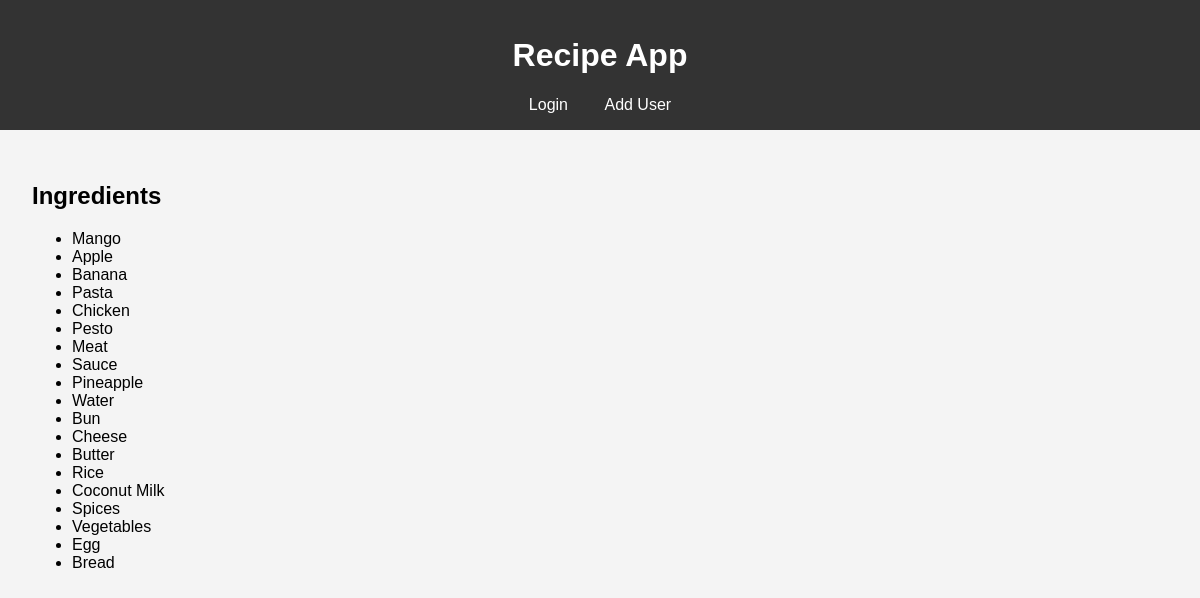
/ingredients, run on the app's committed database.
### models.py (models this page shows, shortened)
class Ingredient(db.Model):
    name = db.Column(db.String(100), primary_key=True, nullable=False)
    recipes = db.relationship('RecipeIngredient', backref='ingredient', lazy=True)

### app.py (the view)
@app.route('/ingredients')
def ingredients():
    ingredients = Ingredient.query.all()
    return render_template('ingredients.html', ingredients=ingredients)

### app.py (called while the page is built)
def export_db():
    data = {
        'users': [user.__dict__ for user in User.query.all()],
        'recipes': [recipe.__dict__ for recipe in Recipe.query.all()],
        'ingredients': [ingredient.__dict__ for ingredient in Ingredient.query.all()],
        'recipe_ingredients': [ri.__dict__ for ri in RecipeIngredient.query.all()],
        'favourites': [f.__dict__ for f in Favourite.query.all()],
        'ratings': [r.__dict__ for r in Rating.query.all()]
    }
    for table in data.values():
        for entry in table:
            entry.pop('_sa_instance_state', None)
    with open('db_export.json', 'w') as f:
        json.dump(data, f)

@app.teardown_appcontext
def shutdown_session(exception=None):
    export_db()

### templates/ingredients.html
{% extends 'base.html' %}
{% block content %}
    <h2>Ingredients</h2>
    <ul>
        {% for ingredient in ingredients %}
            <li>{{ ingredient.name }}</li>
        {% endfor %}
    </ul>
{% endblock %}

### templates/base.html (shortened to what this page needs)
<!DOCTYPE html>
<html lang="en">
<head>
    <link rel="stylesheet" href="{{ url_for('static', filename='styles.css') }}">
</head>
<body>
    <header>
        <h1>Recipe App</h1>
        <nav>
            <a href="{{ url_for('login') }}">Login</a>
            <a href="{{ url_for('add_user') }}">Add User</a>
        </nav>
    </header>
    <main>
        {% block content %}{% endblock %}
    </main>
</body>
</html>

### static/styles.css (style rules this page uses)
body { font-family: Arial, sans-serif; margin: 0; padding: 0; background-color: #f4f4f4; }
header { background-color: #333; color: #fff; padding: 1rem; text-align: center; }
nav a { color: #fff; margin: 0 1rem; text-decoration: none; }
main { padding: 2rem; }

### data on the page
Ingredient: name "Mango"
Ingredient: name "Apple"
Ingredient: name "Banana"
Ingredient: name "Pasta"
Ingredient: name "Chicken"
Ingredient: name "Pesto"
Ingredient: name "Meat"
Ingredient: name "Sauce"
Ingredient: name "Pineapple"
Ingredient: name "Water"
Ingredient: name "Bun"
Ingredient: name "Cheese"
Ingredient: name "Butter"
Ingredient: name "Rice"
Ingredient: name "Coconut Milk"
Ingredient: name "Spices"
Ingredient: name "Vegetables"
Ingredient: name "Egg"
Ingredient: name "Bread"
